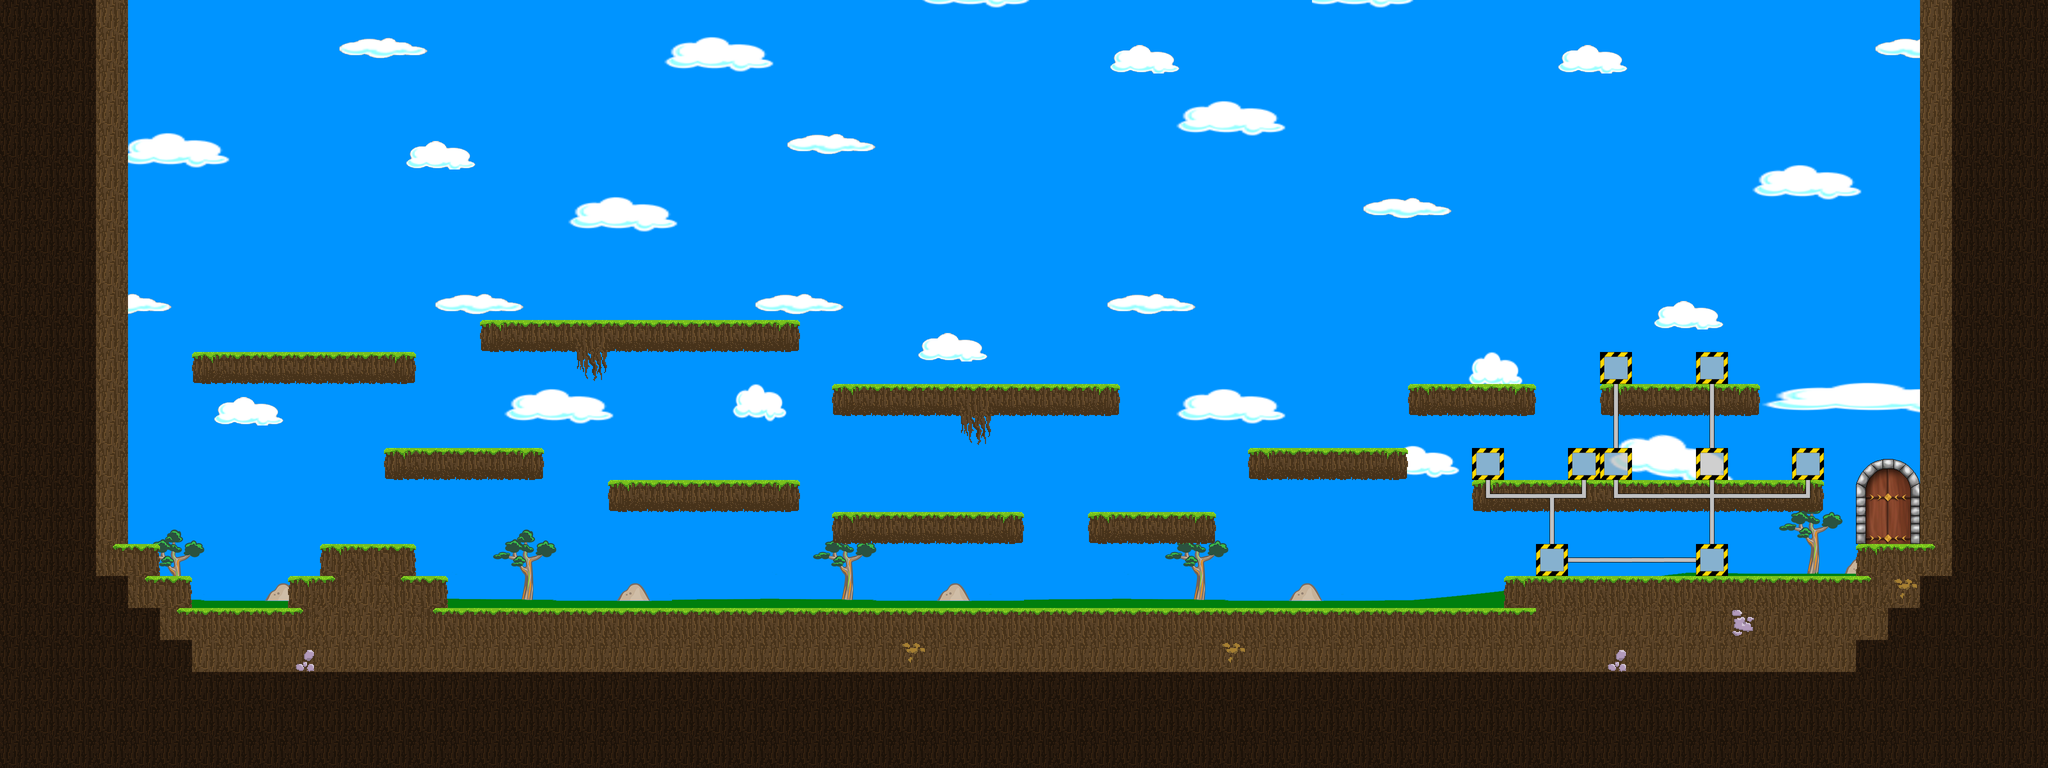

Below is a game level as drawn by its tile map, then a one-line description and the .tmx that defines it (tile-layer data replaced by summaries):
An orthogonal 64x24 tile map with 64x64 px tiles, 7 tile layers (Hintergrund, Laufebene, Open Gate, Gate, ...), 7 tilesets.

<map version="1.0" orientation="orthogonal" renderorder="right-down" width="64" height="24" tilewidth="64" tileheight="64">
 <tileset firstgid="1" name="Rohre" tilewidth="64" tileheight="64">
  <image source="Rohre.png" trans="0000ff" width="256" height="256" />
 </tileset>
 <tileset firstgid="17" name="Maschinen" tilewidth="64" tileheight="64">
  <image source="Maschinen.png" trans="0000ff" width="256" height="256" />
 </tileset>
 <tileset firstgid="33" name="Metallobjekte" tilewidth="64" tileheight="64">
  <image source="Metallobjekte.png" trans="0000ff" width="256" height="256" />
 </tileset>
 <tileset firstgid="49" name="Laufebenen" tilewidth="64" tileheight="64">
  <image source="Laufebenen.png" trans="0000ff" width="256" height="256" />
 </tileset>
 <tileset firstgid="65" name="Ampeln" tilewidth="64" tileheight="64">
  <image source="Ampeln.png" trans="0000ff" width="128" height="128" />
 </tileset>
 <tileset firstgid="69" name="Hintergrund" tilewidth="64" tileheight="64">
  <image source="Hintergrund.png" trans="0000ff" width="2048" height="1024" />
 </tileset>
 <tileset firstgid="581" name="gate" tilewidth="64" tileheight="64">
  <image source="gate.png" trans="0000ff" width="256" height="256" />
 </tileset>
 <layer name="Hintergrund" width="64" height="24">
  <data>[1536 cells, 1536 non-empty, 512 distinct tile ids]</data>
 </layer>
 <layer name="Laufebene" width="64" height="24">
  <data>[1536 cells, 628 non-empty, 30 distinct tile ids]</data>
 </layer>
 <layer name="Open Gate" width="64" height="24">
  <data>[1536 cells, 6 non-empty, 6 distinct tile ids]</data>
 </layer>
 <layer name="Gate" width="64" height="24">
  <data>[1536 cells, 6 non-empty, 6 distinct tile ids]</data>
 </layer>
 <layer name="Pipes" width="64" height="24">
  <data>[1536 cells, 21 non-empty, 6 distinct tile ids]</data>
 </layer>
 <layer name="Ablagen" width="64" height="24">
  <data>[1536 cells, 9 non-empty, 1 distinct tile ids]</data>
 </layer>
 <layer name="Objektebene" width="64" height="24">
  <data>[1536 cells, 0 non-empty, 0 distinct tile ids]</data>
 </layer>
</map>
